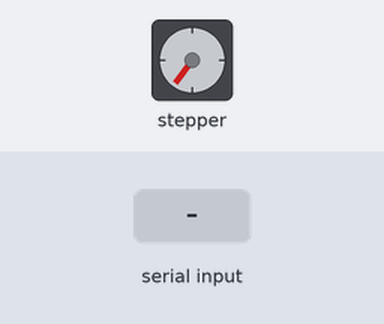
Bench run of a sketch on a simulated Arduino Uno, built with avr-gcc and run on an emulated ATmega328P. Shown: stepper motor. Wiring (inferred from the names in the program): stepper motor driver (200 steps per turn assumed): step pin 9; direction pin 8. The test bench sets the inputs (shaded band).

Above: at 1.4 s.
1.5 s: "9" received over Serial
At 2.6 s:
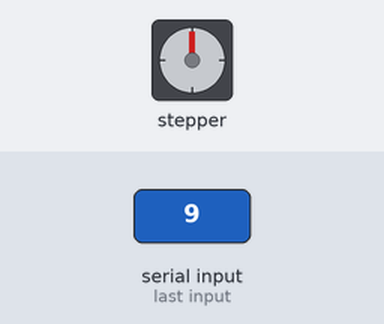
At 3.02 s:
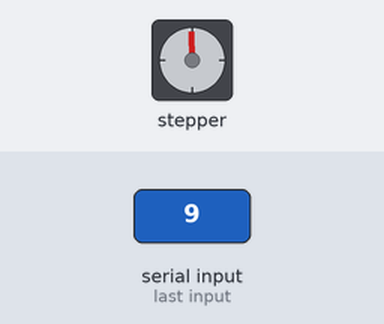
Timing chart, 0 to 16.5 s (numbered marks = the images above; inputs shaded):
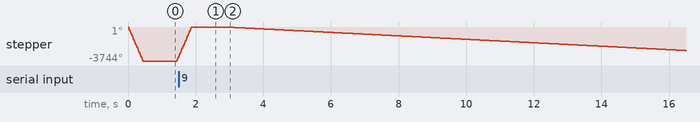

The sketch:

steppermotorKeyboardInput.ino
```cpp
#define Pulse 9

#define Dir 8

long delay_Millis = 1275; // Set value

long currentMillis = 0; long previousMillis = 0;

int numofloops = 2080;
int num = 0;\
int SM_speed = 200;
char x;
void setup() {
  // put your setup code here, to run once:

  pinMode(Pulse, OUTPUT);

  pinMode(Dir, OUTPUT);

  digitalWrite(Dir, LOW); //HIGH or LOW for direction
  Serial.begin(9600);

}

void loop() {
  // put your main code here, to run repeatedly:
  currentMillis = millis();
  for(int i = 0; i<numofloops; i++){
    digitalWrite(Pulse, HIGH);
    delayMicroseconds(SM_speed);//change this | Norm: 200 | Fastest: 100 | Slowest: 10000  |
    digitalWrite(Pulse, LOW);

  }
  if(num == 0){
    digitalWrite(Dir, HIGH);
     num++;
  }
  else{
    digitalWrite(Dir, LOW);
    num--;
  }
  if (Serial.available())
  {
    x = Serial.read();
    if (x == '1')
    {
      SM_speed = 100;

    }
    if (x == '2')
    {
      SM_speed = 200;

    }
    if (x == '3')
    {
      SM_speed = 400;

    }
    if (x == '4')
    {
      SM_speed = 600;

    }
    if (x == '5')
    {
      SM_speed = 800;

    }
    if (x == '6')
    {
      SM_speed = 1000;

    }
    if (x == '7')
    {
      SM_speed = 2500;

    }
    if (x == '8')
    {
      SM_speed = 5000;

    }
    if (x == '9')
    {
      SM_speed = 75000;

    }
    if (x == '0')
    {
      SM_speed = 10000;

    }

  }

  delay(1000);


}
```
